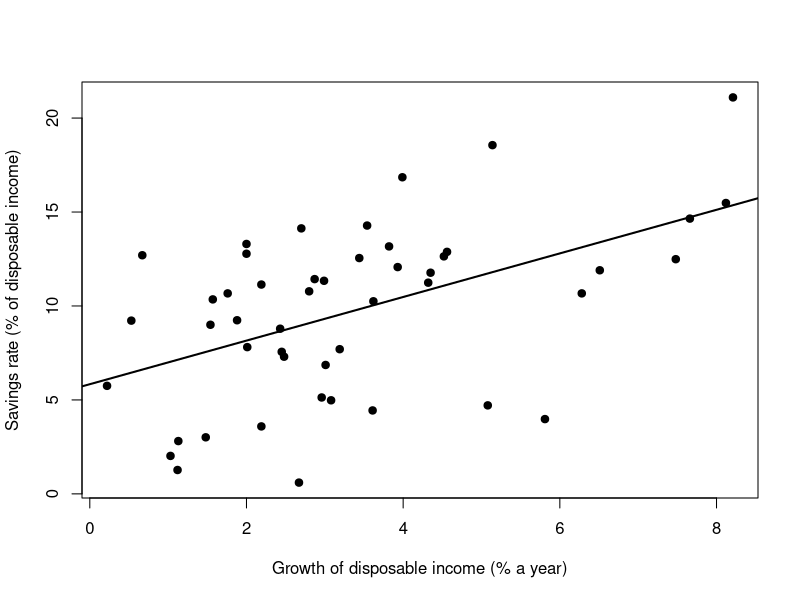

Write R code to recreate this figure.
# = = = = = = = = = = = = = = = = = = = = = = = = = = = = = = = = = = = = = =
# AEM 6850 -- Empirical Methods for Applied Economists
# Prof. Ariel Ortiz-Bobea
# Session 10 -- Verification
# Tuesday, September 29, 2026
#
# Run it one line at a time: put the cursor on a line and press Cmd-Return
# (Mac) or Ctrl-Enter (Windows).
# = = = = = = = = = = = = = = = = = = = = = = = = = = = = = = = = = = = = = =

# A random sample to check by hand ----
set.seed(10)
sample(rownames(LifeCycleSavings), 5)


# The script as delivered ----
# savings.R: the life-cycle savings regression, 50 countries, 1960-1970
# Data: R's built-in LifeCycleSavings (see ?LifeCycleSavings)

# 1) Load and clean ----
d <- LifeCycleSavings
d <- d[complete.cases(d), ]      # drop incomplete rows
d <- d[d$ddpi < 10, ]            # drop implausible growth rates
stopifnot(nrow(d) > 40)          # enough countries remain

# 2) Estimate ----
fit <- lm(sr ~ pop15 + pop75 + dpi + ddpi, data = d)
summary(fit)

# 3) Figure ----
png("savings_growth.png", width = 800, height = 560, res = 120)
plot(d$ddpi, d$sr, pch = 19,
     xlab = "Growth of disposable income (% a year)",
     ylab = "Savings rate (% of disposable income)")
abline(lm(sr ~ ddpi, data = d), lwd = 2)
dev.off()


# = = = = = = = = = = = = = = = = = = = = = = = = = = = = = = = = = = = = = =
# Exercise (4 minutes) ----
# Run the delivered script first. Then:
# 1. How many countries does the model use? nobs(fit)
# 2. What is ddpi? Open the help page: ?LifeCycleSavings
# 3. Fit the same model on all 50 countries (data = LifeCycleSavings).
#    What is the coefficient on ddpi?
# Two answers to compare with the room: the number of countries in the
# model, and the coefficient on ddpi with all 50.
# = = = = = = = = = = = = = = = = = = = = = = = = = = = = = = = = = = = = = =




# Practice ----
# Exact claims, one line of R each
#  1. Check each claim about LifeCycleSavings with one line: "Japan saves
#     the most"; "Zambia saves the least"; "the average savings rate is
#     9.7%". One of the three is false. Which one, and what is true?
#  2. The summary says the model explains 38% of the variation. Compute
#     the R-squared with all 50 countries and with the 48 the script
#     kept. Which one did the summary report?

# The checker
#  3. Make the savings-check folder and run the checker's prompt. Compare
#     its table with the one on this page. What differs, and what is the
#     same?
#  4. Copy savings.R into the checker's folder and run the prompt again,
#     changed to say it may read the script. Does it find line 7? What
#     does it lose by reading the worker's code?

# Planted errors
#  5. Copy a script of your own. Plant three errors that do not stop it
#     from running: a filter, a wrong variable, a number off by a factor
#     of ten. Ask a reviewer in a fresh session to find what is wrong,
#     read-only. How many of the three did it find? Did it report
#     anything that is not an error?

# Prose
#  6. Ask a chat assistant for a one-paragraph summary of a paper you
#     know well. Mark each claim exact, sourced or judgment. Check the
#     exact and sourced ones against the paper. How many hold?


# The end
